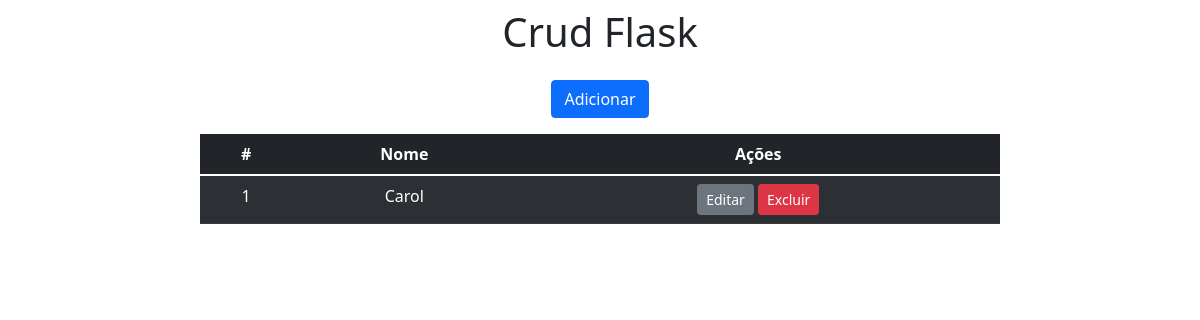
Before: / with the older database file.
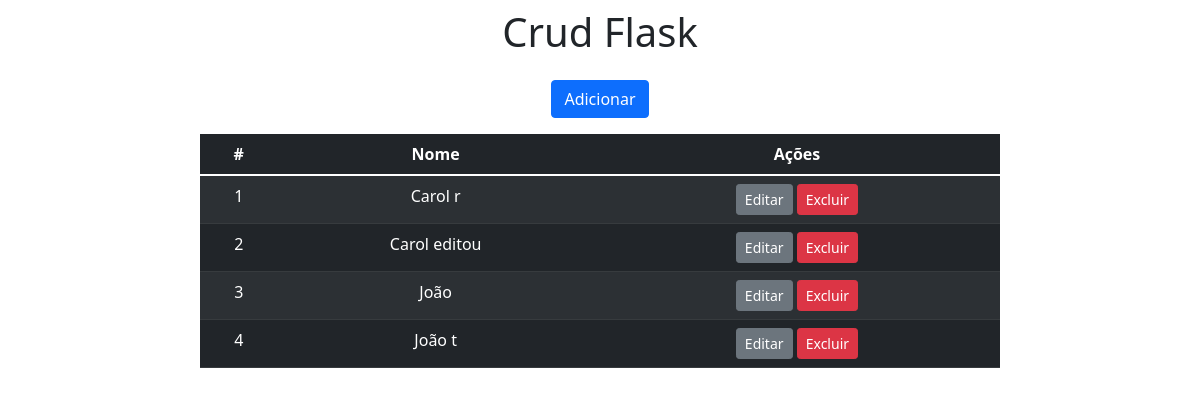
After: the same page with the newer database file.
### app.py (models this page shows)
class Task(db.Model):
    id = db.Column(db.Integer, primary_key=True)
    nome = db.Column(db.String(80), nullable=False, unique=True)

### app.py (the view)
@app.route('/')
def index():
    tasks = Task.query.all()
    return render_template('index.html', tasks=tasks)

### templates/index.html (shortened to what this page needs)
<!DOCTYPE html>
<html lang="en">
<head>
    <link href="https://cdn.jsdelivr.net/npm/bootstrap@5.1.3/dist/css/bootstrap.min.css" rel="stylesheet"
 />
</head>
<body>
    <div class="col-8 m-auto pt-2 pb-2 text-center">
        <h1>Crud Flask</h1>
    </div>
    <div class="col-8 m-auto pt-2 pb-2 text-center">
        <a href="/form" class="btn btn-primary">Adicionar</a>
    </div>
    <div class="col-8 m-auto pt-2 pb-2 text-center">
        <table class="table table-dark table-striped">
            <thead>
                <tr>
                    <th scope="col">#</th>
                    <th scope="col">Nome</th>
                    <th scope="col">Ações</th>
                </tr>
            </thead>
            <tbody>
                {% for task in tasks %}
                <tr>
                    <td>{{ loop.index }}</td>
                    <td>{{ task.nome }}</td>
                    <td>
                        <a href="{{ url_for('edit', task_id=task.id) }}" class="btn btn-secondary btn-sm">Editar</a>
                        <a href="{{ url_for('delete', task_id=task.id) }}" class="btn btn-danger btn-sm">Excluir</a>
                    </td>
                </tr>
                {% endfor %}
            </tbody>
        </table>
    </div>
</body>
</html>

Changed rows visible on the page:
changed Task: nome "Carol" → "Carol r"
added Task: nome "Carol editou"
added Task: nome "João"
added Task: nome "João t"
